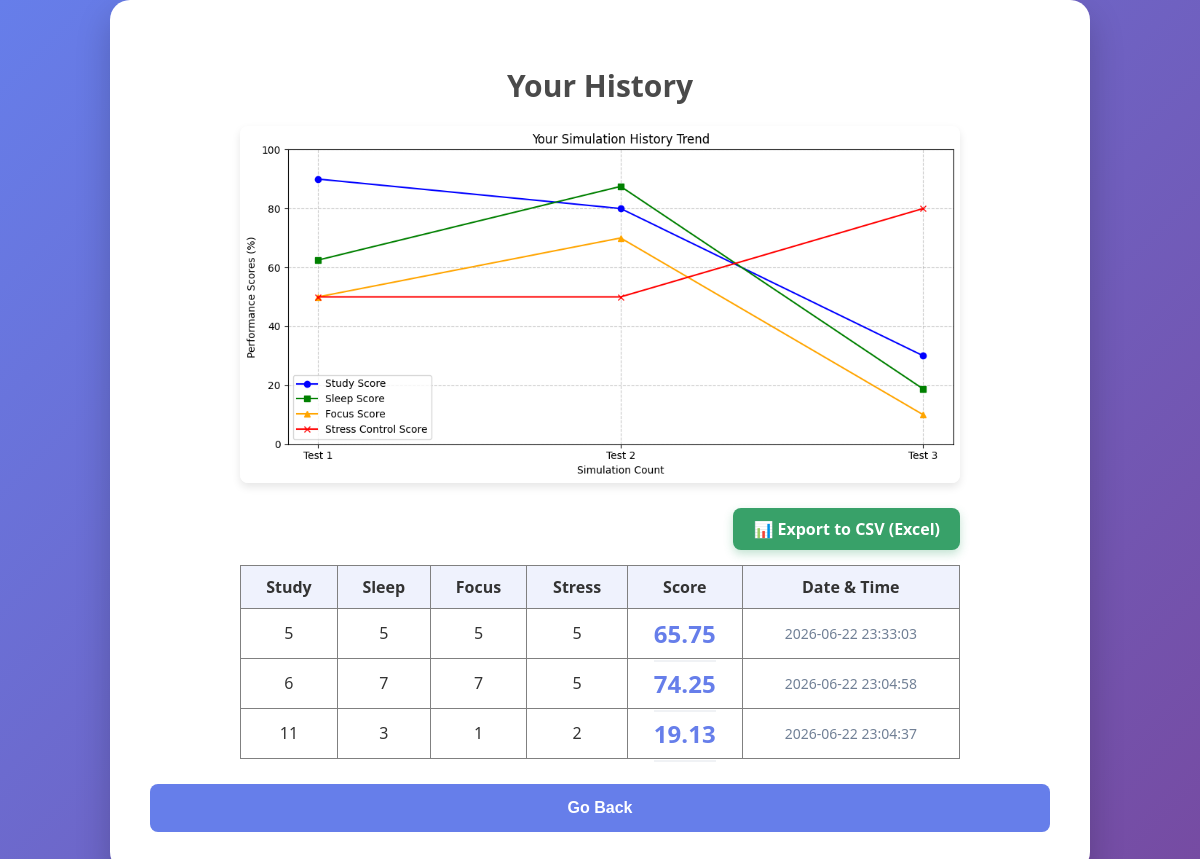
Screenshot of /history (signed in) with the database file from the repository.
### tables this page shows
CREATE TABLE history (
            id INTEGER PRIMARY KEY AUTOINCREMENT,
            username TEXT,
            study INTEGER,
            sleep INTEGER,
            focus INTEGER,
            stress INTEGER,
            score REAL,
            timestamp_utc TEXT
        );

### main.py (the view)
@app.route('/history')
def history():
    if 'user' not in session:
        return redirect('/login')
    conn = get_db()
    conn.row_factory = sqlite3.Row
    c = conn.cursor()
    try:
        c.execute('SELECT timezone FROM users WHERE username=?',(session['user'],))
        user = c.fetchone()
        user_timezone = get_user_timezone(session['user'])
        c.execute("""
            SELECT study, sleep, focus, stress, score, timestamp_utc
            FROM history WHERE username=?
            ORDER BY timestamp_utc DESC
        """, (session['user'],))
        data = c.fetchall()
    finally:
        conn.close()
    history_records = []
    history_data = []
    for record in data:
        utc_dt = datetime.strptime(record['timestamp_utc'], "%Y-%m-%d %H:%M:%S")
        utc_dt = utc_dt.replace(tzinfo = timezone.utc)
        local_dt = utc_dt.astimezone(ZoneInfo(user_timezone))
        history_records.append({
            'study_hours': record[0],
            'sleep_hours': record[1],
            'focus_level': record[2],
            'stress_level': record[3],
        })
        history_data.append({
            'study' : record['study'],
            'sleep' : record['sleep'],
            'focus' : record['focus'],
            'stress' : record['stress'],
            'score' : record['score'],
            'timestamp' : local_dt.strftime("%Y-%m-%d %H:%M:%S")
        })
    trend_chart_url = create_history_trend_chart(history_records)
    return render_template('history.html', data = history_data, trend_chart_url = trend_chart_url)

### main.py (called while the page is built)
def get_db():
    return sqlite3.connect("users.db", timeout = 5)

def get_user_timezone(username):
    conn = get_db()
    conn.row_factory = sqlite3.Row
    c = conn.cursor()
    try:
        c.execute("Select timezone FROM users WHERE username=?", (username,))
        user = c.fetchone()
        if not user:
            return "UTC"
        timezone_setting = user["timezone"]
        if timezone_setting == "AUTO":
            device_tz = session.get("device_timezone", "UTC")
            return device_tz
        return timezone_setting
    finally:
        conn.close()

### simulation.py (called while the page is built)
def study_score(study_hours):
    ideal = 4
    return max(0, 1 - abs(study_hours - ideal) / 10)

def sleep_score(sleep_hours):
    ideal = 8
    return max(0, 1 - abs(sleep_hours - ideal) / 8)

def focus_score(focus_level):
    if focus_level > 10:
        return 0
    return max(0, focus_level / 10)

def stress_score(stress_level):
    if stress_level > 10:
        return 0
    return max(0, 1 - (stress_level / 10))

def study_penalty(study_hours):
    if study_hours == 0:
        return 0
    return 1

def sleep_penalty(sleep_hours):
    if sleep_hours < 4 or sleep_hours > 12:
        return 0.5
    return 1

def s_study(study):
    return study_score(study) * study_penalty(study) * 100

def s_sleep(sleep):
    return sleep_score(sleep) * sleep_penalty(sleep) * 100

def s_focus(focus):
    return focus_score(focus) * 100

def s_stress(stress):
    return stress_score(stress) * 100

### templates/history.html (shortened to what this page needs)
<!DOCTYPE html>
<html>
    <head>
    </head>
    <body>
        <div class="container">
            {% extends "base.html" %}
            {% block content %}
            <h2>Your History</h2>
            {% if trend_chart_url %}
                <div style="margin: 20px 0;">
                    <img alt="History Trend Chart" style="max-width: 80%; height: auto; border-radius: 8px; box-shadow: 0 4px 8px rgba(0,0,0,0.1);">
                </div>
            {% endif %}
            <div style="text-align: right; width: 80%; margin: 0 auto 15px auto;">
                <a href="/export_csv" style="display: inline-block; background-color: #38a169; color: white; padding: 10px 20px; border-radius: 8px; text-decoration: none; font-weight: bold; box-shadow: 0 4px 10px rgba(56,161,105,0.3); transition: 0.3s;">
                    📊 Export to CSV (Excel)
                </a>
            </div>
            {% if data %}
                <table border="1" style="margin: 0 auto; width: 80%; border-collapse: collapse; text-align: center;">
                    <tr style="background-color: rgba(102,126,234,0.1);">
                        <th style="padding: 10px;">Study</th>
                        <th style="padding: 10px;">Sleep</th>
                        <th style="padding: 10px;">Focus</th>
                        <th style="padding: 10px;">Stress</th>
                        <th style="padding: 10px;">Score</th>
                        <th style="padding: 10px;">Date & Time</th>
                    </tr>
                    {% for record in data %}
                    <tr>
                        <td style="padding: 8px;">{{ record.study }}</td>
                        <td style="padding: 8px;">{{ record.sleep }}</td>
                        <td style="padding: 8px;">{{ record.focus }}</td>
                        <td style="padding: 8px;">{{ record.stress }}</td>
                        <td style="padding: 8px;"><b>{{ record.score }}</b></td>
                        <td style="padding: 8px; color: #718096; font-size: 14px;">{{ record.timestamp }}</td>
                    </tr>
                    {% endfor %}
                </table>
            {% endif %}
            <nav>
                <a href="/">
                    <button>Go Back</button>
                </a>
            </nav>
        </div>
        {% endblock %}

### templates/base.html (shortened to what this page needs)
<!DOCTYPE html>
<html>
    <head>
        <link rel="stylesheet" href="{{url_for('static', filename='css/style.css')}}">
    </head>
    <body>
        {% block content %}
        {% endblock %}
    </body>
</html>

### templates/history.html (style rules this page uses)
body { font-family: 'Segoe UI', Tahoma, Geneva, Verdana, sans-serif; background: linear-gradient(135deg, #667eea 0%, #764ba2 100%); display: flex; justify-content: center; align-items: center; min-height: 100vh; margin: 0; color: #333; }
.container { background: white; padding: 40px; border-radius: 20px; box-shadow: 0 15px 35px rgba(0,0,0,0.2); width: 100%; max-width: 900px; text-align: center; }
h2 { color: #4a4a4a; font-size: 30px; text-align: center; margin-bottom: 10px; }
b { color: #667eea; font-size: 24px; border-bottom: 2px solid #f0f2f5; padding-bottom: 10px; margin-top: 20px; }
button { width: 100%; padding: 15px; background-color: #667eea; color: white; border: none; border-radius: 8px; cursor: pointer; font-size: 16px; font-weight: bold; margin-top: 25px; transition: 0.3s; }

### templates/base.html (style rules this page uses)
.container, .card, .login-card, .register-card, .encourage-card { animation: fadeInSlideUp 0.6s cubic-bezier(0.2, 0.8, 0.2, 1) forwards; }

### rows the page displays
history: study "5", sleep "5", focus "5", stress "5", score "65.75", timestamp "2026-06-22 23:33:03"
history: study "6", sleep "7", focus "7", stress "5", score "74.25", timestamp "2026-06-22 23:04:58"
history: study "11", sleep "3", focus "1", stress "2", score "19.13", timestamp "2026-06-22 23:04:37"
